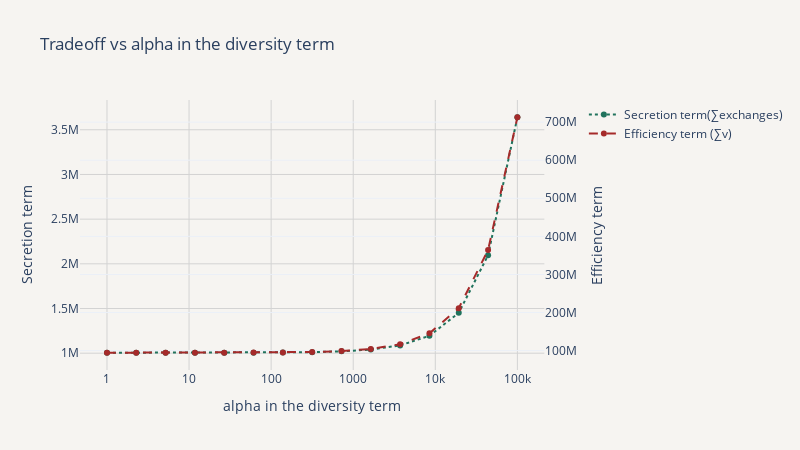

Here is the notebook cell this chart was saved with:
### Code cell
# ---- one figure, two subplots, each has two y-axes, log-scaled x ----
fig = make_subplots(specs=[[{"secondary_y": True}]])
fig.add_trace(go.Scatter(x=alpha_grid, y=secretion_vals,  mode="lines+markers",
                         name="Secretion term(∑exchanges)", line=dict(dash="dot", color='#20735d')),
              secondary_y=False)
fig.add_trace(go.Scatter(x=alpha_grid, y=efficiency_vals, mode="lines+markers",
                         name="Efficiency term (∑v)", line=dict(dash="dash", color='brown')),
              secondary_y=True)

fig.update_xaxes(title_text="alpha in the diversity term", type="log")
fig.update_yaxes(title_text="Secretion term", secondary_y=False)
fig.update_yaxes(title_text="Efficiency term", secondary_y=True)
fig.update_layout(title="Tradeoff vs alpha in the diversity term",
                  template='plotly_white',
                  paper_bgcolor='#f6f4f1', plot_bgcolor='#f6f4f1',
                  xaxis=dict(
                      gridcolor='lightgray'  # Set x-axis grid color
                  ),
                  yaxis=dict(
                      gridcolor='lightgray'  # Set y-axis grid color
                  ),
                  width=800, height=450)
fig.show()
fig.write_image("/Users/HeenaSaqib/dev/vEcoli/notebooks/Heena notebooks/Metabolism_New Genes/out/flow_partition/FBA_sweep_alpha_b.png", scale=3)

### Figure 1 — Plotly figure (JSON) as saved in the notebook; plotly's stock layout.template omitted (floating-point values rounded to 4 significant figures)
{"data": [{"line": {"color": "#20735d", "dash": "dot"}, "mode": "lines+markers", "name": "Secretion term(∑exchanges)", "x": [1.0, 2.276, 5.179, 11.79, 26.83, 61.05, 138.9, 316.2, 719.7, 1638.0, 3728.0, 8483.0, 19310.0, 43940.0, 100000.0], "y": [1005000.0, 1005000.0, 1005000.0, 1005000.0, 1005000.0, 1006000.0, 1008000.0, 1012000.0, 1021000.0, 1041000.0, 1087000.0, 1194000.0, 1452000.0, 2097000.0, 3640000.0], "type": "scatter", "xaxis": "x", "yaxis": "y"}, {"line": {"color": "brown", "dash": "dash"}, "mode": "lines+markers", "name": "Efficiency term (∑v)", "x": [1.0, 2.276, 5.179, 11.79, 26.83, 61.05, 138.9, 316.2, 719.7, 1638.0, 3728.0, 8483.0, 19310.0, 43940.0, 100000.0], "y": [94370000.0, 94380000.0, 94390000.0, 94430000.0, 94520000.0, 94730000.0, 95190000.0, 96250000.0, 98670000.0, 104200000.0, 116800000.0, 145500000.0, 211500000.0, 363900000.0, 712700000.0], "type": "scatter", "xaxis": "x", "yaxis": "y2"}], "layout": {"xaxis": {"anchor": "y", "domain": [0.0, 0.94], "title": {"text": "alpha in the diversity term"}, "type": "log", "gridcolor": "lightgray"}, "yaxis": {"anchor": "x", "domain": [0.0, 1.0], "title": {"text": "Secretion term"}, "gridcolor": "lightgray"}, "yaxis2": {"anchor": "x", "overlaying": "y", "side": "right", "title": {"text": "Efficiency term"}}, "title": {"text": "Tradeoff vs alpha in the diversity term"}, "paper_bgcolor": "#f6f4f1", "plot_bgcolor": "#f6f4f1", "width": 800, "height": 450}}
